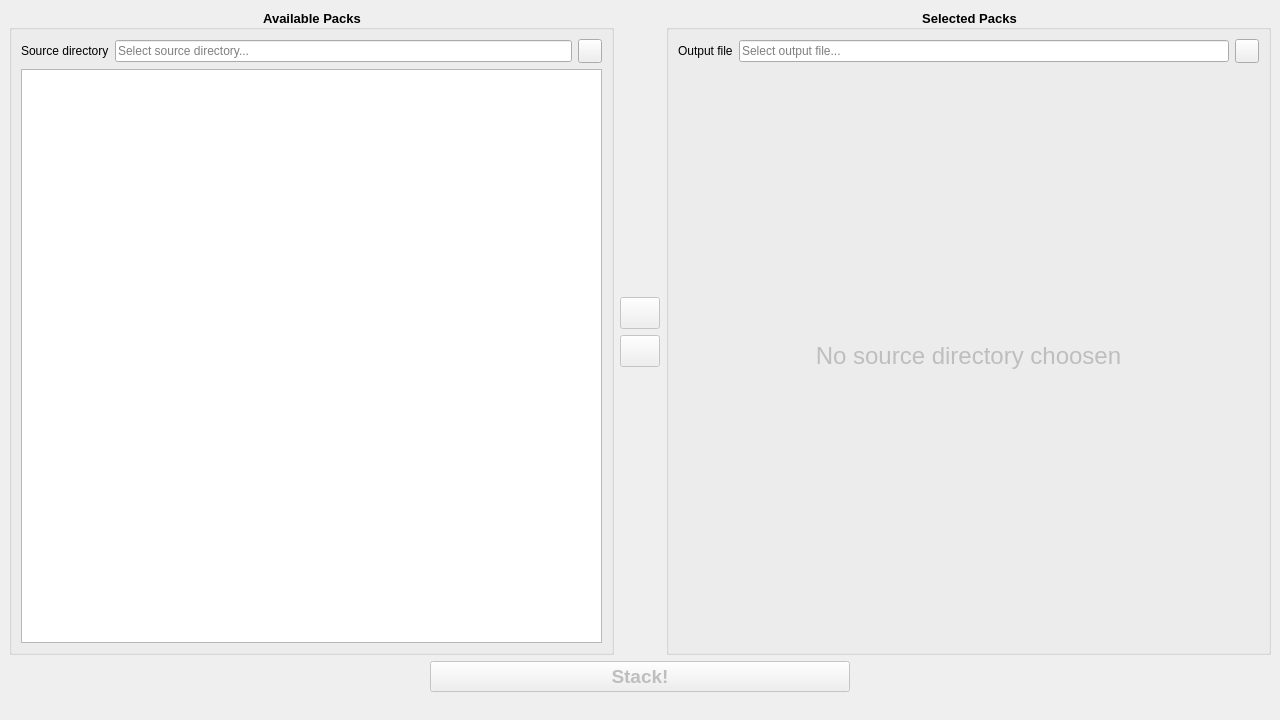
<?xml version="1.0" encoding="UTF-8"?>
<ui version="4.0">
 <class>MainWindow</class>
 <widget class="QMainWindow" name="MainWindow">
  <property name="geometry">
   <rect>
    <x>0</x>
    <y>0</y>
    <width>1280</width>
    <height>720</height>
   </rect>
  </property>
  <property name="windowTitle">
   <string>Pack Stacker</string>
  </property>
  <property name="toolButtonStyle">
   <enum>Qt::ToolButtonStyle::ToolButtonIconOnly</enum>
  </property>
  <property name="animated">
   <bool>true</bool>
  </property>
  <property name="dockNestingEnabled">
   <bool>false</bool>
  </property>
  <property name="unifiedTitleAndToolBarOnMac">
   <bool>true</bool>
  </property>
  <widget class="QWidget" name="centralWidget">
   <property name="enabled">
    <bool>true</bool>
   </property>
   <property name="autoFillBackground">
    <bool>false</bool>
   </property>
   <layout class="QVBoxLayout" name="verticalLayout_4">
    <item>
     <layout class="QVBoxLayout" name="bodyLayout">
      <property name="leftMargin">
       <number>0</number>
      </property>
      <property name="topMargin">
       <number>0</number>
      </property>
      <property name="rightMargin">
       <number>0</number>
      </property>
      <property name="bottomMargin">
       <number>0</number>
      </property>
      <item>
       <layout class="QHBoxLayout" name="body">
        <property name="spacing">
         <number>6</number>
        </property>
        <item>
         <layout class="QVBoxLayout" name="leftPanel">
          <item>
           <widget class="QGroupBox" name="availableGroup">
            <property name="sizePolicy">
             <sizepolicy hsizetype="MinimumExpanding" vsizetype="Preferred">
              <horstretch>0</horstretch>
              <verstretch>0</verstretch>
             </sizepolicy>
            </property>
            <property name="autoFillBackground">
             <bool>false</bool>
            </property>
            <property name="styleSheet">
             <string notr="true">QGroupBox
{
	font-size: 10pt;
	font-weight: 600;
}</string>
            </property>
            <property name="title">
             <string>Available Packs</string>
            </property>
            <property name="alignment">
             <set>Qt::AlignmentFlag::AlignCenter</set>
            </property>
            <property name="flat">
             <bool>false</bool>
            </property>
            <property name="checkable">
             <bool>false</bool>
            </property>
            <layout class="QVBoxLayout" name="verticalLayout_2">
             <item>
              <layout class="QHBoxLayout" name="sourceDirLayout">
               <item>
                <widget class="QLabel" name="sourceDirLabel">
                 <property name="text">
                  <string>Source directory</string>
                 </property>
                </widget>
               </item>
               <item>
                <widget class="QLineEdit" name="sourceDirLineEdit">
                 <property name="readOnly">
                  <bool>true</bool>
                 </property>
                 <property name="placeholderText">
                  <string>Select source directory...</string>
                 </property>
                </widget>
               </item>
               <item>
                <widget class="QPushButton" name="browseSourceDirButton">
                 <property name="minimumSize">
                  <size>
                   <width>24</width>
                   <height>24</height>
                  </size>
                 </property>
                 <property name="maximumSize">
                  <size>
                   <width>24</width>
                   <height>24</height>
                  </size>
                 </property>
                 <property name="text">
                  <string/>
                 </property>
                 <property name="icon">
                  <iconset theme="QIcon::ThemeIcon::FolderOpen"/>
                 </property>
                 <property name="checkable">
                  <bool>false</bool>
                 </property>
                 <property name="flat">
                  <bool>false</bool>
                 </property>
                </widget>
               </item>
              </layout>
             </item>
             <item>
              <widget class="QStackedWidget" name="availableListStack">
               <property name="currentIndex">
                <number>1</number>
               </property>
               <widget class="QWidget" name="availablePlaceholderPage">
                <layout class="QVBoxLayout" name="verticalLayout_5">
                 <property name="spacing">
                  <number>0</number>
                 </property>
                 <property name="leftMargin">
                  <number>0</number>
                 </property>
                 <property name="topMargin">
                  <number>0</number>
                 </property>
                 <property name="rightMargin">
                  <number>0</number>
                 </property>
                 <property name="bottomMargin">
                  <number>0</number>
                 </property>
                 <item>
                  <widget class="QLabel" name="availablePlaceholderLabel">
                   <property name="enabled">
                    <bool>false</bool>
                   </property>
                   <property name="styleSheet">
                    <string notr="true">font-size: 18pt;</string>
                   </property>
                   <property name="frameShape">
                    <enum>QFrame::Shape::NoFrame</enum>
                   </property>
                   <property name="text">
                    <string>No source directory choosen</string>
                   </property>
                   <property name="scaledContents">
                    <bool>false</bool>
                   </property>
                   <property name="alignment">
                    <set>Qt::AlignmentFlag::AlignCenter</set>
                   </property>
                  </widget>
                 </item>
                </layout>
               </widget>
               <widget class="QWidget" name="availableListPage">
                <layout class="QVBoxLayout" name="verticalLayout">
                 <property name="spacing">
                  <number>0</number>
                 </property>
                 <property name="leftMargin">
                  <number>0</number>
                 </property>
                 <property name="topMargin">
                  <number>0</number>
                 </property>
                 <property name="rightMargin">
                  <number>0</number>
                 </property>
                 <property name="bottomMargin">
                  <number>0</number>
                 </property>
                 <item>
                  <widget class="QListView" name="availableListView">
                   <property name="tabKeyNavigation">
                    <bool>true</bool>
                   </property>
                   <property name="selectionMode">
                    <enum>QAbstractItemView::SelectionMode::MultiSelection</enum>
                   </property>
                  </widget>
                 </item>
                </layout>
               </widget>
              </widget>
             </item>
            </layout>
           </widget>
          </item>
         </layout>
        </item>
        <item>
         <layout class="QVBoxLayout" name="middlePanel">
          <property name="spacing">
           <number>6</number>
          </property>
          <property name="sizeConstraint">
           <enum>QLayout::SizeConstraint::SetDefaultConstraint</enum>
          </property>
          <item>
           <spacer name="middleSpacer">
            <property name="orientation">
             <enum>Qt::Orientation::Vertical</enum>
            </property>
            <property name="sizeHint" stdset="0">
             <size>
              <width>20</width>
              <height>40</height>
             </size>
            </property>
           </spacer>
          </item>
          <item>
           <layout class="QHBoxLayout" name="addButtonLayout">
            <item>
             <widget class="QPushButton" name="addPackButton">
              <property name="enabled">
               <bool>false</bool>
              </property>
              <property name="minimumSize">
               <size>
                <width>32</width>
                <height>32</height>
               </size>
              </property>
              <property name="acceptDrops">
               <bool>false</bool>
              </property>
              <property name="text">
               <string/>
              </property>
              <property name="icon">
               <iconset theme="QIcon::ThemeIcon::GoNext"/>
              </property>
             </widget>
            </item>
           </layout>
          </item>
          <item>
           <layout class="QHBoxLayout" name="removeButtonLayout">
            <item>
             <widget class="QPushButton" name="removePackButton">
              <property name="enabled">
               <bool>false</bool>
              </property>
              <property name="minimumSize">
               <size>
                <width>32</width>
                <height>32</height>
               </size>
              </property>
              <property name="text">
               <string/>
              </property>
              <property name="icon">
               <iconset theme="QIcon::ThemeIcon::GoPrevious"/>
              </property>
             </widget>
            </item>
           </layout>
          </item>
          <item>
           <spacer name="middleSpacer2">
            <property name="orientation">
             <enum>Qt::Orientation::Vertical</enum>
            </property>
            <property name="sizeHint" stdset="0">
             <size>
              <width>20</width>
              <height>40</height>
             </size>
            </property>
           </spacer>
          </item>
         </layout>
        </item>
        <item>
         <layout class="QVBoxLayout" name="rightPanel">
          <item>
           <widget class="QGroupBox" name="selectedGroup">
            <property name="sizePolicy">
             <sizepolicy hsizetype="MinimumExpanding" vsizetype="Preferred">
              <horstretch>0</horstretch>
              <verstretch>0</verstretch>
             </sizepolicy>
            </property>
            <property name="autoFillBackground">
             <bool>false</bool>
            </property>
            <property name="styleSheet">
             <string notr="true">QGroupBox
{
	font-size: 10pt;
	font-weight: 600;
}</string>
            </property>
            <property name="title">
             <string>Selected Packs</string>
            </property>
            <property name="alignment">
             <set>Qt::AlignmentFlag::AlignCenter</set>
            </property>
            <layout class="QVBoxLayout" name="verticalLayout_3">
             <item>
              <layout class="QHBoxLayout" name="outputLayout">
               <item>
                <widget class="QLabel" name="outputLabel">
                 <property name="text">
                  <string>Output file</string>
                 </property>
                </widget>
               </item>
               <item>
                <widget class="QLineEdit" name="outputLineEdit">
                 <property name="readOnly">
                  <bool>true</bool>
                 </property>
                 <property name="placeholderText">
                  <string>Select output file...</string>
                 </property>
                </widget>
               </item>
               <item>
                <widget class="QPushButton" name="browseOutputButton">
                 <property name="minimumSize">
                  <size>
                   <width>24</width>
                   <height>24</height>
                  </size>
                 </property>
                 <property name="maximumSize">
                  <size>
                   <width>24</width>
                   <height>24</height>
                  </size>
                 </property>
                 <property name="text">
                  <string/>
                 </property>
                 <property name="icon">
                  <iconset theme="QIcon::ThemeIcon::FolderOpen"/>
                 </property>
                </widget>
               </item>
              </layout>
             </item>
             <item>
              <widget class="QStackedWidget" name="selectedListStack">
               <property name="currentIndex">
                <number>0</number>
               </property>
               <widget class="QWidget" name="selectedPlaceholderPage">
                <layout class="QVBoxLayout" name="verticalLayout_6">
                 <property name="spacing">
                  <number>0</number>
                 </property>
                 <property name="leftMargin">
                  <number>0</number>
                 </property>
                 <property name="topMargin">
                  <number>0</number>
                 </property>
                 <property name="rightMargin">
                  <number>0</number>
                 </property>
                 <property name="bottomMargin">
                  <number>0</number>
                 </property>
                 <item>
                  <widget class="QLabel" name="label">
                   <property name="enabled">
                    <bool>false</bool>
                   </property>
                   <property name="styleSheet">
                    <string notr="true">font-size: 18pt;</string>
                   </property>
                   <property name="text">
                    <string>No source directory choosen</string>
                   </property>
                   <property name="alignment">
                    <set>Qt::AlignmentFlag::AlignCenter</set>
                   </property>
                  </widget>
                 </item>
                </layout>
               </widget>
               <widget class="QWidget" name="selectedListPage">
                <layout class="QVBoxLayout" name="verticalLayout_7">
                 <property name="spacing">
                  <number>0</number>
                 </property>
                 <property name="leftMargin">
                  <number>0</number>
                 </property>
                 <property name="topMargin">
                  <number>0</number>
                 </property>
                 <property name="rightMargin">
                  <number>0</number>
                 </property>
                 <property name="bottomMargin">
                  <number>0</number>
                 </property>
                 <item>
                  <layout class="QHBoxLayout" name="selectedListLayout">
                   <item>
                    <widget class="QListView" name="selectedListView">
                     <property name="tabKeyNavigation">
                      <bool>true</bool>
                     </property>
                     <property name="dragEnabled">
                      <bool>true</bool>
                     </property>
                     <property name="dragDropMode">
                      <enum>QAbstractItemView::DragDropMode::InternalMove</enum>
                     </property>
                    </widget>
                   </item>
                   <item>
                    <layout class="QVBoxLayout" name="selectedListControlLayout">
                     <property name="spacing">
                      <number>0</number>
                     </property>
                     <item>
                      <spacer name="selectedContolSpacer">
                       <property name="orientation">
                        <enum>Qt::Orientation::Vertical</enum>
                       </property>
                       <property name="sizeHint" stdset="0">
                        <size>
                         <width>20</width>
                         <height>40</height>
                        </size>
                       </property>
                      </spacer>
                     </item>
                     <item>
                      <layout class="QHBoxLayout" name="selectedUpButtonLayout">
                       <item>
                        <widget class="QPushButton" name="selectedUpButton">
                         <property name="enabled">
                          <bool>false</bool>
                         </property>
                         <property name="minimumSize">
                          <size>
                           <width>32</width>
                           <height>32</height>
                          </size>
                         </property>
                         <property name="text">
                          <string/>
                         </property>
                         <property name="icon">
                          <iconset theme="QIcon::ThemeIcon::GoUp"/>
                         </property>
                        </widget>
                       </item>
                      </layout>
                     </item>
                     <item>
                      <layout class="QHBoxLayout" name="selectedDownButtonLayout">
                       <property name="spacing">
                        <number>6</number>
                       </property>
                       <item>
                        <widget class="QPushButton" name="selectedDownButton">
                         <property name="enabled">
                          <bool>false</bool>
                         </property>
                         <property name="minimumSize">
                          <size>
                           <width>32</width>
                           <height>32</height>
                          </size>
                         </property>
                         <property name="text">
                          <string/>
                         </property>
                         <property name="icon">
                          <iconset theme="QIcon::ThemeIcon::GoDown"/>
                         </property>
                        </widget>
                       </item>
                      </layout>
                     </item>
                     <item>
                      <spacer name="selectedContolSpacer2">
                       <property name="orientation">
                        <enum>Qt::Orientation::Vertical</enum>
                       </property>
                       <property name="sizeHint" stdset="0">
                        <size>
                         <width>20</width>
                         <height>40</height>
                        </size>
                       </property>
                      </spacer>
                     </item>
                    </layout>
                   </item>
                  </layout>
                 </item>
                </layout>
               </widget>
              </widget>
             </item>
            </layout>
           </widget>
          </item>
         </layout>
        </item>
       </layout>
      </item>
      <item>
       <layout class="QVBoxLayout" name="footer">
        <item>
         <layout class="QHBoxLayout" name="stackButtonLayout">
          <item>
           <spacer name="stackButtonSpacer">
            <property name="orientation">
             <enum>Qt::Orientation::Horizontal</enum>
            </property>
            <property name="sizeHint" stdset="0">
             <size>
              <width>40</width>
              <height>20</height>
             </size>
            </property>
           </spacer>
          </item>
          <item>
           <widget class="QPushButton" name="stackButton">
            <property name="enabled">
             <bool>false</bool>
            </property>
            <property name="sizePolicy">
             <sizepolicy hsizetype="MinimumExpanding" vsizetype="Fixed">
              <horstretch>0</horstretch>
              <verstretch>0</verstretch>
             </sizepolicy>
            </property>
            <property name="styleSheet">
             <string notr="true">font-size: 14pt;
font-weight: 600;</string>
            </property>
            <property name="text">
             <string>Stack!</string>
            </property>
            <property name="checkable">
             <bool>false</bool>
            </property>
           </widget>
          </item>
          <item>
           <spacer name="stackButtonSpacer2">
            <property name="orientation">
             <enum>Qt::Orientation::Horizontal</enum>
            </property>
            <property name="sizeHint" stdset="0">
             <size>
              <width>40</width>
              <height>20</height>
             </size>
            </property>
           </spacer>
          </item>
         </layout>
        </item>
       </layout>
      </item>
     </layout>
    </item>
   </layout>
  </widget>
  <widget class="QStatusBar" name="statusBar">
   <property name="sizeGripEnabled">
    <bool>false</bool>
   </property>
  </widget>
 </widget>
 <resources/>
 <connections/>
</ui>
